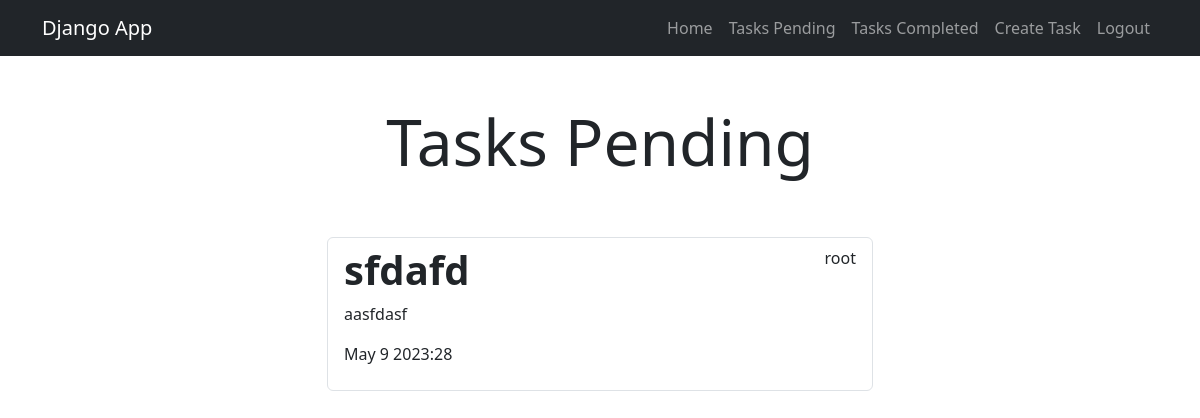
/tasks_completed/ (signed in), run on an earlier commit of the app's database.
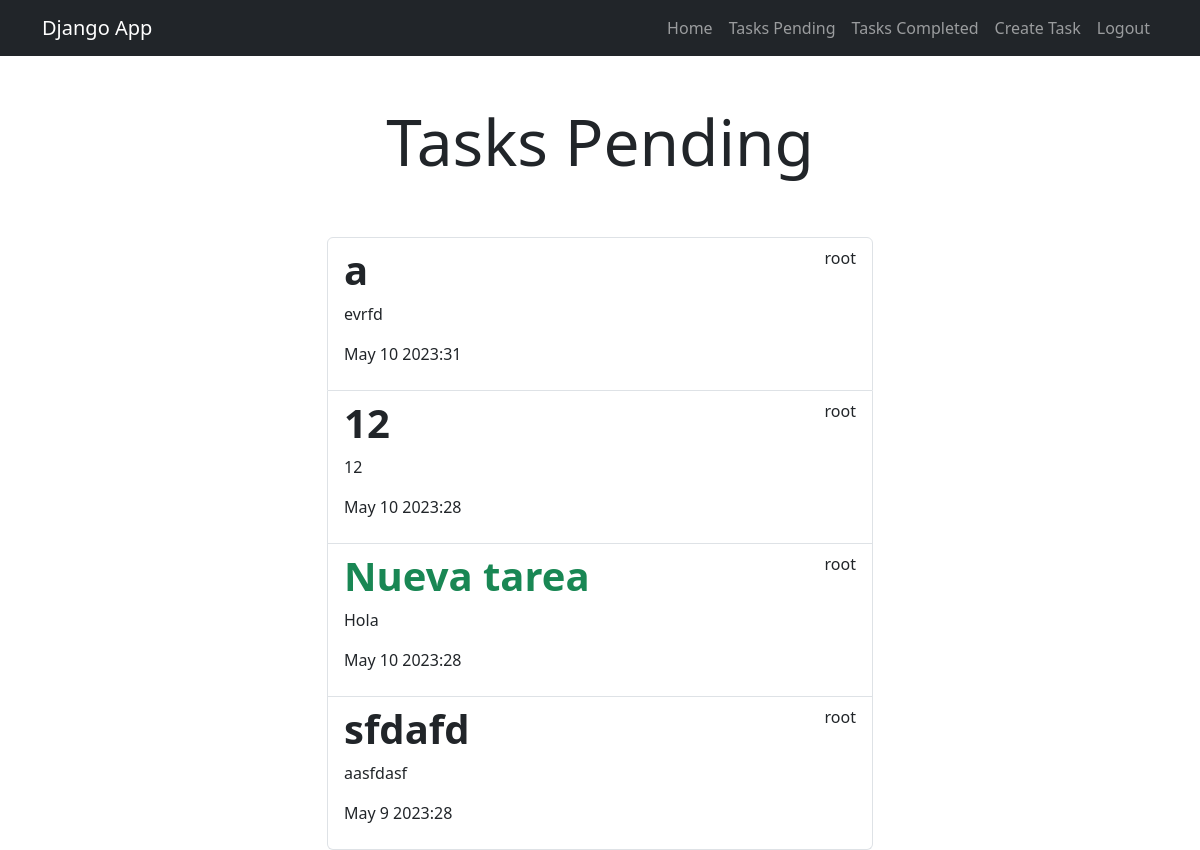
And on a later commit of the database.
### tasks/models.py (models this page shows, shortened)
class Task(models.Model):
    title = models.CharField(max_length=100)
    description = models.TextField(blank=True)
    created = models.DateTimeField(auto_now_add=True)
    datecompleted = models.DateTimeField(null=True, blank=True)
    important = models.BooleanField(default=False)
    user = models.ForeignKey(User, on_delete=models.CASCADE)

### tasks/views.py (the view)
# urls.py: path('tasks_completed/', views.tasks_completed, name="tasks_completed"),
@login_required
def tasks_completed(request):
    tasks = Task.objects.filter(
        user=request.user, datecompleted__isnull=False).order_by('-datecompleted')
    return render(request, 'tasks.html', {
        'tasks': tasks
    })

### tasks/templates/tasks.html
{% extends 'base.html' %}
{% block content %}
<main class="container">
    <div class="row">
        <div class="col-md-6 offset-md-3">
            <h1 class="text-center display-3 py-5">Tasks Pending</h1>
            <ul class="list-group">
                {% for task in tasks %}
                <a href="{% url 'task_detail' task.id %}" class="list-group-item">
                    <header class="d-flex justify-content-between">
                        {% if task.important %}
                            <h1 class="fw-bold text-success">{{ task.title }}</h1>
                        {% else %}
                            <h1 class="fw-bold">{{ task.title }}</h1>
                        {% endif %}
                        <p>{{ task.user.username }}</p>
                    </header>
                    <p>{{ task.description }}</p>
                    <p>{{ task.datecompleted|date:'M j Y:i' }}</p>
                </a>
                {% endfor %}
            </ul>
        </div>
    </div>
</main>
{% endblock %}

### tasks/templates/base.html (shortened to what this page needs)
<!DOCTYPE html>
<html lang="en">
<head>
    <link href="https://cdn.jsdelivr.net/npm/bootstrap@5.3.0-alpha3/dist/css/bootstrap.min.css" rel="stylesheet">
</head>
<body>
    <nav class="navbar navbar-expand-lg bg-dark navbar-dark">
        <div class="container">
          <a class="navbar-brand" href="{% url 'home' %}">Django App</a>
          <div class="collapse navbar-collapse" id="navbarNav">
            <ul class="navbar-nav ms-auto">
                <li class="nav-item">
                    <a class="nav-link" aria-current="page" href="{% url 'home' %}">Home</a>
                </li>
                {% if user.is_authenticated %}
                <li class="nav-item">
                    <a class="nav-link" href="{% url 'tasks' %}">Tasks Pending</a>
                </li>
                <li class="nav-item">
                    <a class="nav-link" href="{% url 'tasks_completed' %}">Tasks Completed</a>
                </li>
                <li class="nav-item">
                    <a class="nav-link" href="{% url 'create_task' %}">Create Task</a>
                </li>
                <li class="nav-item">
                    <a class="nav-link" href="{% url 'logout' %}">Logout</a>
                </li>
                {% endif %}
            </ul>
          </div>
        </div>
    </nav>
    {% block content %}
    {% endblock %}
</body>
</html>

What changed in the data, as far as the page shows it:
added Task: title "a", user.username "root", description "evrfd", datecompleted "May 10 2023:31"
added Task: title "12", user.username "root", description "12", datecompleted "May 10 2023:28"
now on this page (row edited): Task: title "Nueva tarea", user.username "root", description "Hola", datecompleted "May 10 2023:28"
